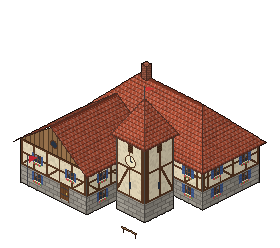
#> input picture assets/buildings/town_hall/base.png, 280 x 248 px
$ python make_icon.py
#> lines starting #> are read from the running program, lines starting #| are printed output that depends on the picture; after the words box and inside, x2 and y2 are one past the last pixel; in counts of white or black regions, pixels touching at a corner belong together
#!/usr/bin/env python3
"""Make the game's icon (owner's choice 2026-11-14: the town hall) from the building's art.

The town hall (assets/buildings/town_hall/base.png) on a sky and a strip of grass, in a rounded
oak frame like the game's panels; written as icon.png (256 px, the window and taskbar icon,
application/config/icon) and icon.ico (16 to 256 px, the .exe icon in the Windows preset).

    python3 tools/make_icon.py
"""
from pathlib import Path

from PIL import Image, ImageDraw

ROOT = Path(__file__).resolve().parents[1]
ART = ROOT / "assets/buildings/town_hall/base.png"
SIZE = 256
OAK = (94, 62, 36, 255)
OAK_DARK = (58, 38, 22, 255)


def main() -> None:
    sky = Image.new("RGBA", (SIZE, SIZE))
#> sky: PIL image 256x256 RGBA; every value is 0
    draw = ImageDraw.Draw(sky)
    for y in range(SIZE):
        t = y / SIZE
        colour = (int(150 + 80 * t), int(186 + 30 * t), int(214 - 30 * t), 255) if t < 0.80 else (104, 140, 64, 255)
        draw.line([(0, y), (SIZE, y)], fill=colour)
    mask = Image.new("L", (SIZE, SIZE), 0)
#> mask: PIL image 256x256 L; every value is 0
    ImageDraw.Draw(mask).rounded_rectangle([14, 14, SIZE - 15, SIZE - 15], radius=28, fill=255)
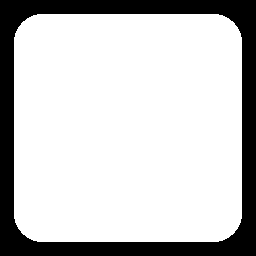
#> mask: PIL image 256x256 L; 78.3% white; 1 black region, box (x1, y1, x2, y2) and area: (0, 0, 256, 256) 14248
    art = Image.open(ART).convert("RGBA")
#> art is the input picture: PIL image 280x248 RGBA; mean R, G, B, A 45.7, 31.5, 25.9, 88.2
    art = art.crop(art.getbbox())
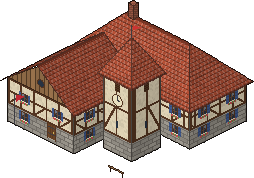
#> art: PIL image 254x178 RGBA; mean R, G, B, A 70.1, 48.4, 39.8, 135.5; transparent parts drawn white
    box = int((SIZE - 36) * 0.86)
    scale = min(box / art.width, box / art.height)
#> scale = 0.744
    art = art.resize((int(art.width * scale), int(art.height * scale)), Image.LANCZOS)
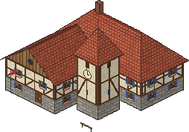
#> art: PIL image 189x132 RGBA; mean R, G, B, A 70.7, 48.7, 40, 135.5; transparent parts drawn white
    scene = sky.copy()
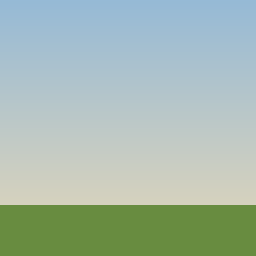
#> scene: PIL image 256x256 RGBA; mean R, G, B, A 166, 186, 174.2, 255
    scene.alpha_composite(art, ((SIZE - art.width) // 2, SIZE - 22 - art.height))
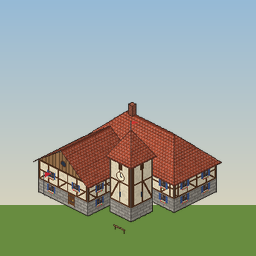
#> scene: PIL image 256x256 RGBA; mean R, G, B, A 153.3, 163.9, 151.9, 255
    icon = Image.new("RGBA", (SIZE, SIZE), (0, 0, 0, 0))
    ImageDraw.Draw(icon).rounded_rectangle([4, 4, SIZE - 5, SIZE - 5], radius=36, fill=OAK)
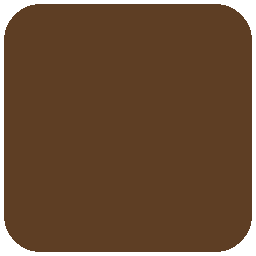
#> icon: PIL image 256x256 RGBA; mean R, G, B, A 86.6, 57.1, 33.2, 234.8; transparent parts drawn white
    icon.paste(scene, (0, 0), mask)
    ImageDraw.Draw(icon).rounded_rectangle([14, 14, SIZE - 15, SIZE - 15], radius=28, outline=OAK_DARK, width=3)
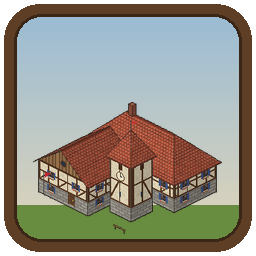
#> icon: PIL image 256x256 RGBA; mean R, G, B, A 130.7, 129.1, 117.6, 234.8; transparent parts drawn white
    icon.save(ROOT / "icon.png")
    icon.save(ROOT / "icon.ico", sizes=[(s, s) for s in (16, 24, 32, 48, 64, 128, 256)])
    print("icon.png, icon.ico")


if __name__ == "__main__":
    main()

$ run again, with assets/buildings/town_hall/construction_1.png copied over assets/buildings/town_hall/base.png
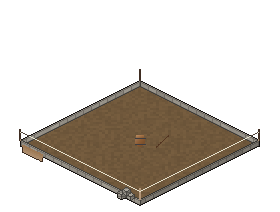
#> input picture assets/buildings/town_hall/construction_1.png, 280 x 212 px
#> sky: PIL image 256x256 RGBA; every value is 0
#> in main, art is the input picture: PIL image 280x212 RGBA; mean R, G, B, A 30.3, 25, 18.5, 69
#> in main, `art = art.resize((int(art.width * scale), int(art.height * scale)), Im..`:
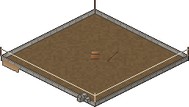
#> art: PIL image 189x107 RGBA; mean R, G, B, A 55.1, 45.4, 33.7, 124.1; transparent parts drawn white
#> in main, `ImageDraw.Draw(icon).rounded_rectangle([14, 14, SIZE - 15, SIZE - 15],..`:
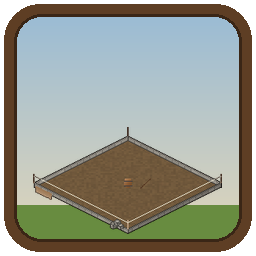
#> icon: PIL image 256x256 RGBA; mean R, G, B, A 132, 135.8, 124.5, 234.8; transparent parts drawn white
